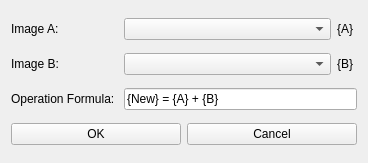
<?xml version="1.0" encoding="UTF-8"?>
<ui version="4.0">
 <class>MathMan</class>
 <widget class="QWidget" name="MathMan">
  <property name="geometry">
   <rect>
    <x>0</x>
    <y>0</y>
    <width>368</width>
    <height>163</height>
   </rect>
  </property>
  <property name="windowTitle">
   <string>Image Calculator</string>
  </property>
  <layout class="QGridLayout" name="gridLayout">
   <item row="0" column="0">
    <widget class="QLabel" name="label">
     <property name="maximumSize">
      <size>
       <width>60</width>
       <height>16777215</height>
      </size>
     </property>
     <property name="text">
      <string>Image A: </string>
     </property>
    </widget>
   </item>
   <item row="1" column="4">
    <widget class="QLabel" name="label_5">
     <property name="maximumSize">
      <size>
       <width>20</width>
       <height>16777215</height>
      </size>
     </property>
     <property name="text">
      <string>{B}</string>
     </property>
    </widget>
   </item>
   <item row="2" column="0">
    <widget class="QLabel" name="label_3">
     <property name="text">
      <string>Operation Formula: </string>
     </property>
    </widget>
   </item>
   <item row="1" column="0">
    <widget class="QLabel" name="label_2">
     <property name="maximumSize">
      <size>
       <width>70</width>
       <height>16777215</height>
      </size>
     </property>
     <property name="text">
      <string>Image B:</string>
     </property>
    </widget>
   </item>
   <item row="0" column="4">
    <widget class="QLabel" name="label_4">
     <property name="maximumSize">
      <size>
       <width>20</width>
       <height>16777215</height>
      </size>
     </property>
     <property name="text">
      <string>{A}</string>
     </property>
    </widget>
   </item>
   <item row="1" column="1" colspan="3">
    <widget class="QComboBox" name="cmb_ImageB"/>
   </item>
   <item row="3" column="0" colspan="5">
    <layout class="QHBoxLayout" name="horizontalLayout">
     <item>
      <widget class="QPushButton" name="pushButton_3">
       <property name="text">
        <string>OK</string>
       </property>
      </widget>
     </item>
     <item>
      <widget class="QPushButton" name="pushButton_2">
       <property name="text">
        <string>Cancel</string>
       </property>
      </widget>
     </item>
    </layout>
   </item>
   <item row="0" column="1" colspan="3">
    <widget class="QComboBox" name="cmb_ImageA"/>
   </item>
   <item row="2" column="1" colspan="4">
    <widget class="QLineEdit" name="lineEdit">
     <property name="text">
      <string>{New} = {A} + {B}</string>
     </property>
    </widget>
   </item>
  </layout>
 </widget>
 <resources/>
 <connections/>
</ui>
